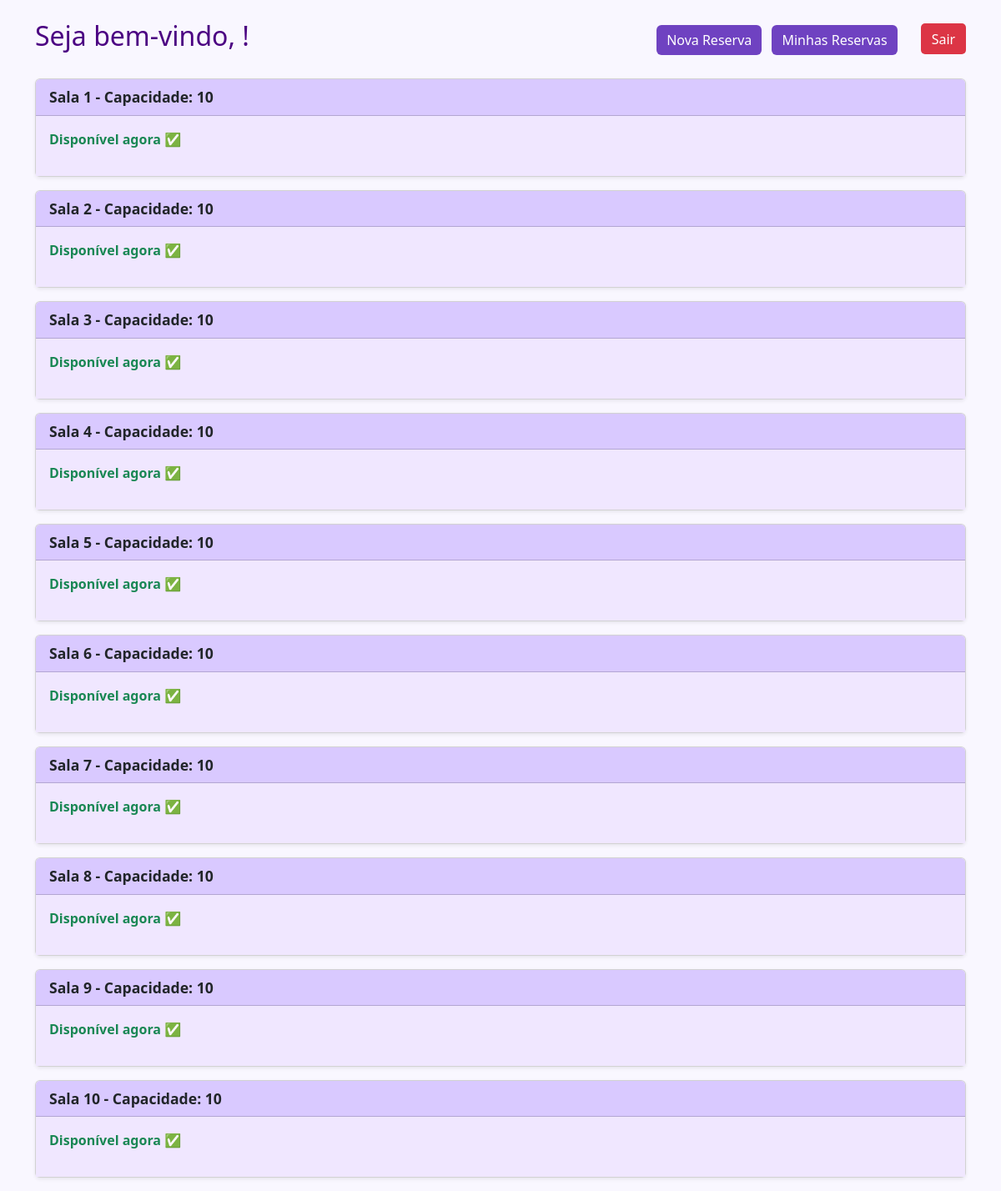
The app's page / (signed in), older data.
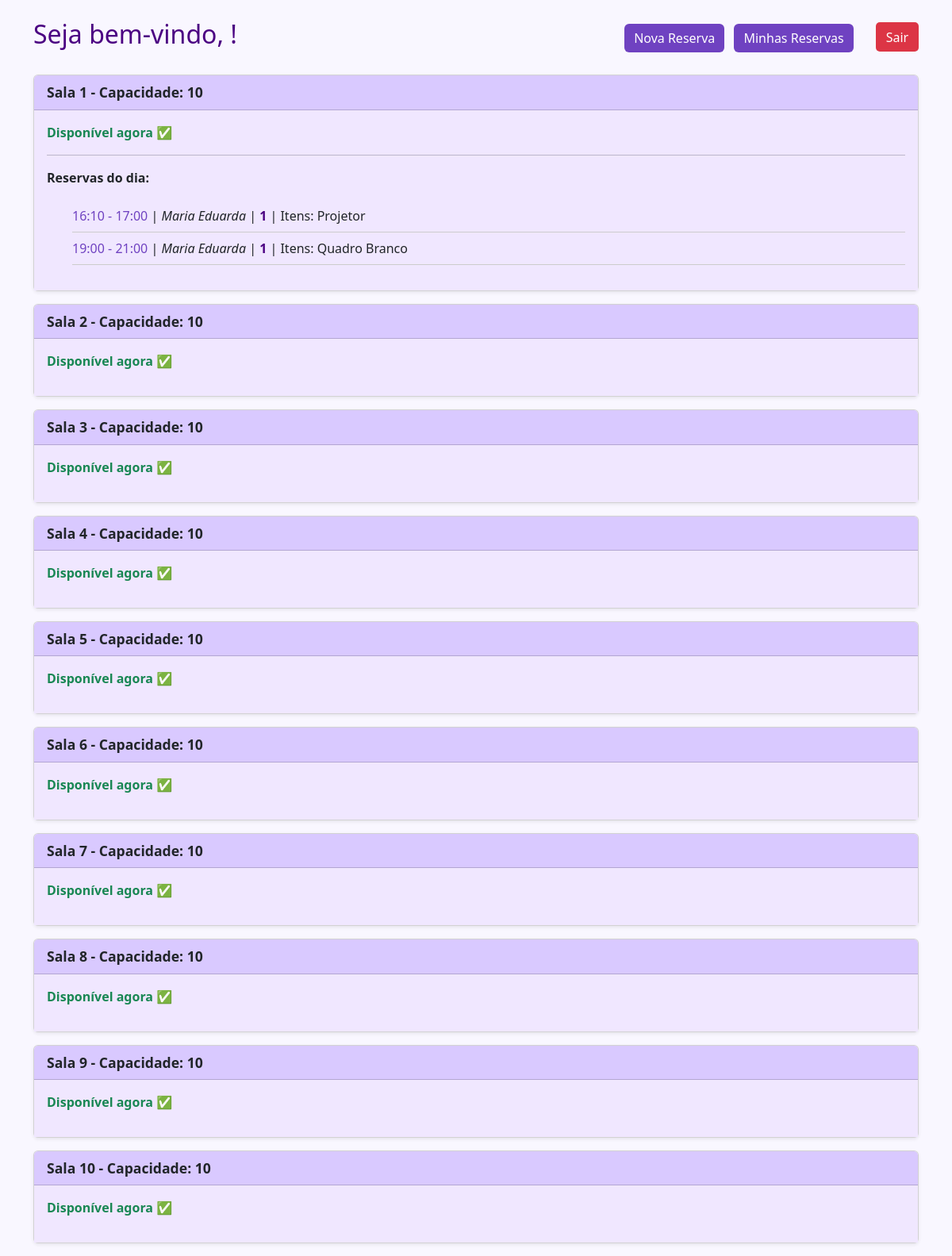
The same page, newer data.
### core/models.py (models this page shows, shortened)
class Sala(models.Model):
    nome = models.CharField(max_length=50)
    capacidade = models.IntegerField()

class Reserva(models.Model):
    usuario = models.ForeignKey(User, on_delete=models.CASCADE)
    sala = models.ForeignKey(Sala, on_delete=models.CASCADE)
    itens = models.ManyToManyField(Item, blank=True)
    data = models.DateField()
    hora_inicio = models.TimeField()
    hora_fim = models.TimeField()
    nome_evento = models.CharField(max_length=200)

class Item(models.Model):
    nome = models.CharField(max_length=50)

### core/views.py (the view)
# urls.py: path('', views.home, name='home'),
@login_required
def home(request):
    salas = Sala.objects.all()
    agora = timezone.localtime()
    salas_status = []
    for sala in salas:
        reserva_atual = None
        reservas_do_dia = Reserva.objects.filter(
            sala=sala,
            data=agora.date()
        ).order_by('hora_inicio')
        for r in reservas_do_dia:
            inicio = timezone.make_aware(datetime.combine(r.data, r.hora_inicio))
            fim = timezone.make_aware(datetime.combine(r.data, r.hora_fim))
            if inicio <= agora <= fim:
                reserva_atual = r
                break
        salas_status.append({
            'sala': sala,
            'ocupada': reserva_atual is not None,
            'reserva_atual': reserva_atual,
            'reservas': reservas_do_dia
        })
    return render(request, 'home.html', {'salas_status': salas_status})

### core/templates/home.html (shortened to what this page needs)
{% load static %}
<!DOCTYPE html>
<html lang="pt-br">
<head>
    <link href="https://cdn.jsdelivr.net/npm/bootstrap@5.3.0/dist/css/bootstrap.min.css" rel="stylesheet">
</head>
<body>
<div class="container mt-4">
    <div class="d-flex justify-content-between align-items-center mb-4">
        {% if request.user.is_authenticated %}
            <h2>Seja bem-vindo, {{ request.user.first_name }}!</h2>
            <div>
                <a href="{% url 'nova_reserva' %}" class="btn btn-primary me-2">Nova Reserva</a>
                <a href="{% url 'minhas_reservas' %}" class="btn btn-primary me-2">Minhas Reservas</a>
                <form method="post" action="{% url 'logout' %}" style="display:inline;">
                    <button type="submit" class="logout-btn">Sair</button>
                </form>
            </div>
        {% else %}
            <h2>Bem-vindo ao Sistema de Reservas</h2>
            <div>
                <a href="{% url 'login' %}" class="btn btn-success me-2">Login</a>
                <a href="{% url 'signup' %}" class="btn btn-primary">Cadastrar</a>
            </div>
        {% endif %}
    </div>
    {% if request.user.is_authenticated %}
        {% for sala_info in salas_status %}
            <div class="card mb-3 shadow-sm">
                <div class="card-header">
                    {{ sala_info.sala.nome }} - Capacidade: {{ sala_info.sala.capacidade }}
                </div>
                <div class="card-body">
                    {% if sala_info.reserva_atual %}
                        <p class="text-danger"><strong>Ocupada agora:</strong>
                            <span class="reserva-usuario">{{ sala_info.reserva_atual.usuario.first_name }}</span> |
                            <span class="reserva-evento">{{ sala_info.reserva_atual.nome_evento }}</span>
                        </p>
                        <p class="reserva-horario"><strong>Horário:</strong> {{ sala_info.reserva_atual.hora_inicio }} - {{ sala_info.reserva_atual.hora_fim }}</p>
                        <p><strong>Itens:</strong>
                            {% for item in sala_info.reserva_atual.itens.all %}
                                {{ item.nome }}{% if not forloop.last %}, {% endif %}
                            {% empty %} Nenhum {% endfor %}
                        </p>
                    {% else %}
                        <p class="text-success"><strong>Disponível agora ✅</strong></p>
                    {% endif %}
                    {% if sala_info.reservas %}
                        <hr>
                        <p><strong>Reservas do dia:</strong></p>
                        <ul>
                            {% for r in sala_info.reservas %}
                                <li class="reserva-item">
                                    <span class="reserva-horario">{{ r.hora_inicio }} - {{ r.hora_fim }}</span> |
                                    <span class="reserva-usuario">{{ r.usuario.first_name }}</span> |
                                    <span class="reserva-evento">{{ r.nome_evento }}</span> | Itens:
                                    {% for item in r.itens.all %}
                                        {{ item.nome }}{% if not forloop.last %}, {% endif %}
                                    {% empty %} Nenhum {% endfor %}
                                </li>
                            {% endfor %}
                        </ul>
                    {% endif %}
                </div>
            </div>
        {% endfor %}
    {% else %}
        <p class="mt-4">Para ver as salas e reservas, faça login ou cadastre-se.</p>
    {% endif %}
</div>
</body>
</html>

### core/templates/home.html (style rules this page uses)
body { font-family: 'Segoe UI', Tahoma, Geneva, Verdana, sans-serif; background-color: #f9f7ff; }
h2 { color: #4b0082; }
.card-header { background-color: #d9c9ff; font-weight: bold; font-size: 1.1rem; }
.card-body { background-color: #f0e7ff; }
.btn-primary { background-color: #6f42c1; border: none; }
.reserva-item { list-style-type: none; padding: 0.5rem 0; border-bottom: 1px solid #ccc; }
.reserva-evento { font-weight: bold; color: #4b0082; }
.reserva-usuario { font-style: italic; }
.reserva-horario { color: #6f42c1; }
.logout-btn { background-color: #dc3545; color: white; border-radius: 5px; padding: 0.4rem 0.8rem; border: none; margin-left: 1rem; }

Row changes from the older to the newer data that the page shows:
shown differently, row unchanged: Sala "Sala 1": now shows "Reservas do dia:"
added Reserva: hora_inicio "16:10", hora_fim "17:00", usuario.first_name "Maria Eduarda", nome_evento "1", shown under Sala "Sala 1"
now on this page (row unchanged): Item: nome "Projetor", shown under "16:10"
added Reserva: hora_inicio "19:00", hora_fim "21:00", usuario.first_name "Maria Eduarda", nome_evento "1", shown under Sala "Sala 1"
now on this page (row unchanged): Item: nome "Quadro Branco", shown under "19:00"
